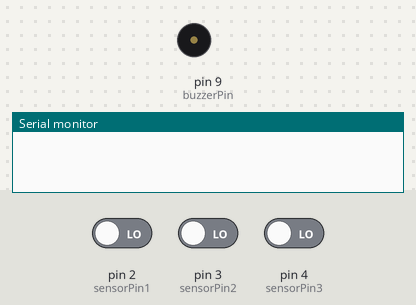
The sketch below on a simulated Arduino Uno, built with avr-gcc and run on an emulated ATmega328P. Shown: buzzer (waves = sounding), the last lines printed to the serial monitor. The test bench sets the inputs (shaded band); at power-on: pin 2 (sensorPin1) LOW, pin 3 (sensorPin2) LOW, pin 4 (sensorPin3) LOW.

Above: at 1.2 s.
1.3 s: pin 2 (sensorPin1) driven HIGH
At 3.12 s:
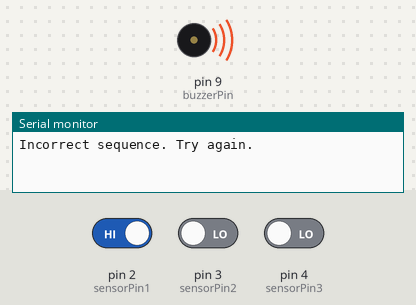
4.3 s: pin 2 (sensorPin1) driven LOW
At 4.3 s:
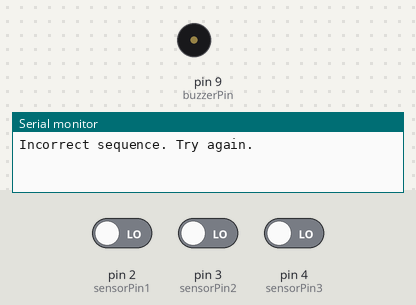
5.8 s: pin 3 (sensorPin2) driven HIGH
At 5.87 s:
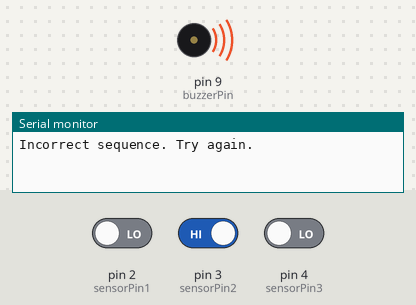
Timing chart, 0 to 14.8 s (numbered marks = the images above; inputs shaded):
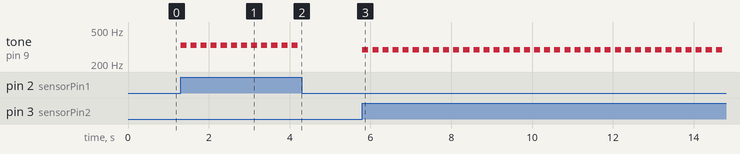

Measured:
- after the input at 1.3 s, tone on pin 9 (buzzerPin): alternates 330 Hz for 0.15 s and silent for 0.10 s, starting at once
- after the input at 4.3 s, tone on pin 9 (buzzerPin): stops changing and stays silent
- after the input at 5.8 s, tone on pin 9 (buzzerPin): alternates 294 Hz for 0.15 s and silent for 0.10 s, starting at once

The sketch:

Simple_touch_piano.ino
```cpp
 // ---* Simple Touch Piano *---//

// Define the pins for the three touch sensors
const int sensorPin1 = 2; // E note
const int sensorPin2 = 3; // D note
const int sensorPin3 = 4; // C note

// Define the pin for the buzzer
const int buzzerPin = 9;

// Define the frequencies (notes) for the piano keys
const int C4_note = 262;
const int D4_note = 294;
const int E4_note = 330;

// The correct sequence of notes to play "Mary Had a Little Lamb"
const int correctSequence[] = {E4_note, D4_note, C4_note, D4_note, E4_note, E4_note, E4_note};
// The length of the correct sequence
const int sequenceLength = 7;

// Array to store the user's sequence
int userSequence[sequenceLength];
// Index to keep track of the current position in the user's sequence
int sequenceIndex = 0;

void setup() {
  pinMode(sensorPin1, INPUT);
  pinMode(sensorPin2, INPUT);
  pinMode(sensorPin3, INPUT);
  pinMode(buzzerPin, OUTPUT);
  Serial.begin(9600); // For debugging purposes
}

void loop() {
  // Check for touch on each sensor
  if (digitalRead(sensorPin1) == HIGH) {
    recordNote(E4_note);
  } else if (digitalRead(sensorPin2) == HIGH) {
    recordNote(D4_note);
  } else if (digitalRead(sensorPin3) == HIGH) {
    recordNote(C4_note);
  }

  // Check if the user has completed the sequence
  if (sequenceIndex >= sequenceLength) {
    checkSequence();
  }

  // Small delay to prevent multiple inputs from a single touch
  delay(100);
}

void recordNote(int note) {
  // Play the note
  tone(buzzerPin, note);
  delay(150);
  noTone(buzzerPin);

  // Store the note in the user's sequence
  if (sequenceIndex < sequenceLength) {
    userSequence[sequenceIndex] = note;
    sequenceIndex++;
  }
}

void checkSequence() {
  bool match = true;
  for (int i = 0; i < sequenceLength; i++) {
    if (userSequence[i] != correctSequence[i]) {
      match = false;
      break;
    }
  }

  if (match) {
    Serial.println("Correct! Playing the tune...");
    playTune();
  } else {
    Serial.println("Incorrect sequence. Try again.");
  }

  // Reset the sequence index for the next attempt
  sequenceIndex = 0;
}

void playTune() {
  for (int i = 0; i < sequenceLength; i++) {
    tone(buzzerPin, correctSequence[i]);
    delay(300); // Duration of the note
    noTone(buzzerPin);
    delay(50); // Pause between notes
  }
}
```
